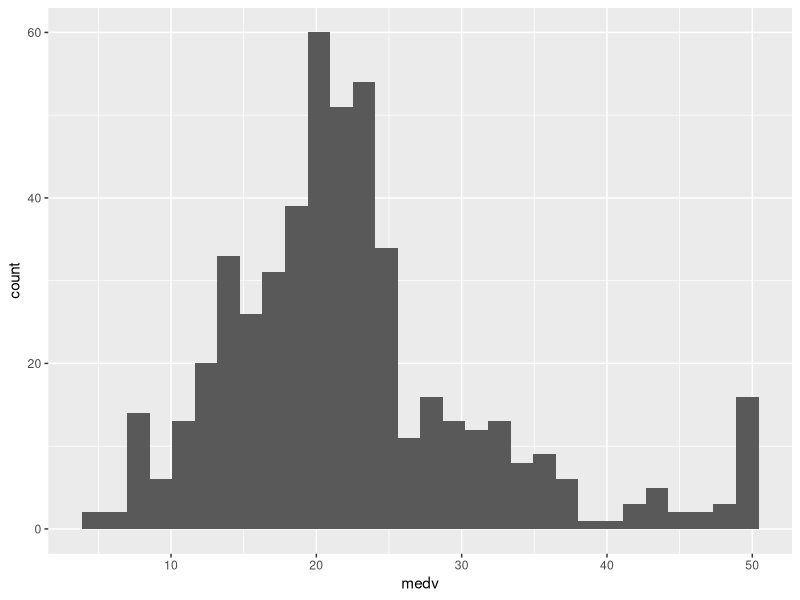
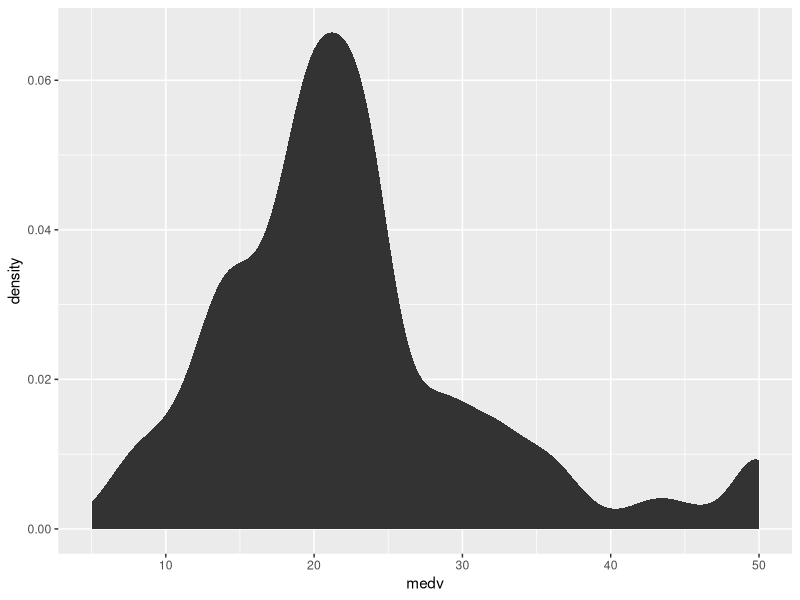
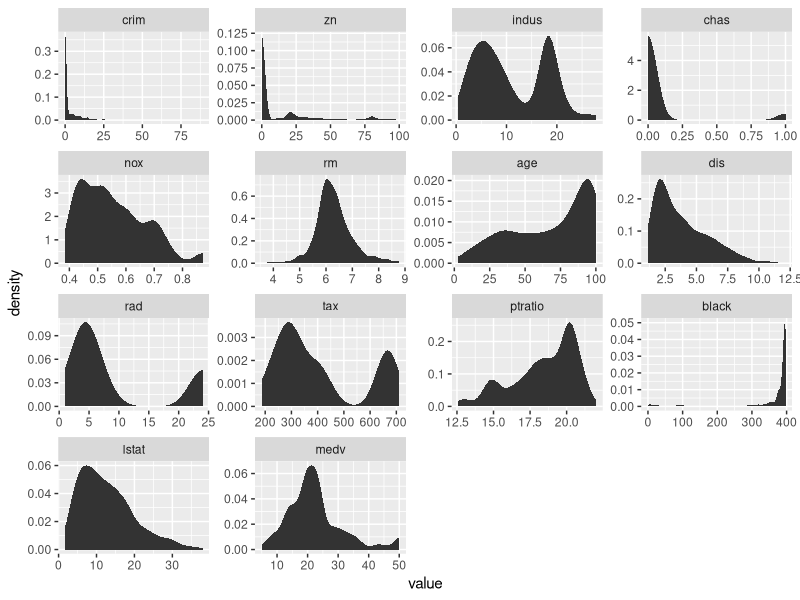

R code for these plots, in order:
# This exercise is based on the page 
# http://www.sharpsightlabs.com/data-analysis-machine-learning-example-part1/

data(Boston, package = "MASS")

View(Boston)

############################
# VISUALIZE TARGET VARIABLE
############################

require(ggplot2)

#~~~~~~~~~~~
# histogram
#~~~~~~~~~~~

ggplot(data = Boston, aes(x = medv)) + geom_histogram()

#~~~~~~~~~~~~~~
# density plot
#~~~~~~~~~~~~~~

ggplot(data = Boston, aes(x = medv)) + stat_density()

head(Boston)

require(reshape2)
melt.boston <- melt(Boston)
head(melt.boston)

ggplot(data = melt.boston, aes(x = value)) +
  stat_density() +
  facet_wrap(~variable, scales = "free")

#~~~~~~~~~~~~~~~~~~~~
# calculate skewness
#~~~~~~~~~~~~~~~~~~~~

install.packages("e1071")
require(e1071)
sapply(Boston, skewness)
